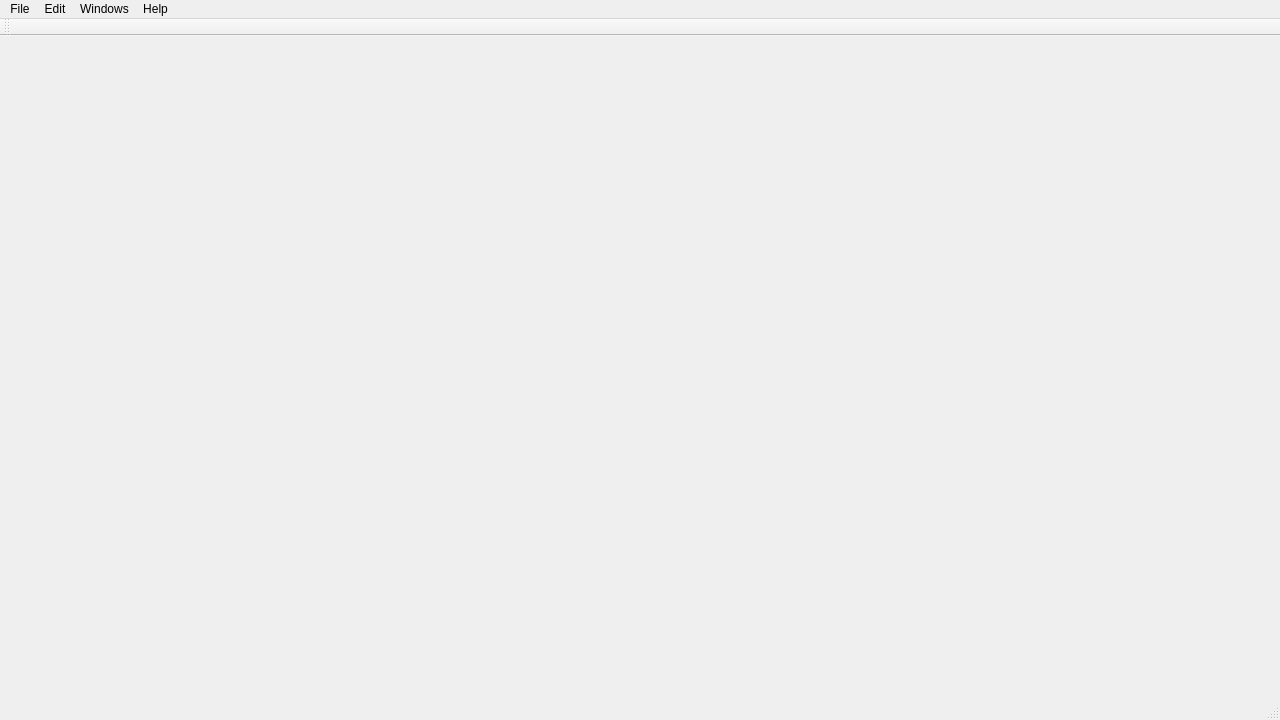
<?xml version="1.0" encoding="UTF-8"?>
<ui version="4.0">
 <class>MainWindow</class>
 <widget class="QMainWindow" name="MainWindow">
  <property name="geometry">
   <rect>
    <x>0</x>
    <y>0</y>
    <width>1280</width>
    <height>720</height>
   </rect>
  </property>
  <property name="sizePolicy">
   <sizepolicy hsizetype="Minimum" vsizetype="Minimum">
    <horstretch>0</horstretch>
    <verstretch>0</verstretch>
   </sizepolicy>
  </property>
  <property name="minimumSize">
   <size>
    <width>1280</width>
    <height>720</height>
   </size>
  </property>
  <property name="windowTitle">
   <string>MainWindow</string>
  </property>
  <widget class="QWidget" name="centralWidget">
   <layout class="QHBoxLayout" name="horizontalLayout"/>
  </widget>
  <widget class="QMenuBar" name="menuBar">
   <property name="geometry">
    <rect>
     <x>0</x>
     <y>0</y>
     <width>1280</width>
     <height>21</height>
    </rect>
   </property>
   <widget class="QMenu" name="menuFile">
    <property name="title">
     <string>File</string>
    </property>
    <addaction name="actionCreate_New_Scene"/>
    <addaction name="separator"/>
    <addaction name="actionSave_Scene"/>
    <addaction name="actionLoad_Scene"/>
    <addaction name="separator"/>
    <addaction name="actionLoad_Mesh"/>
    <addaction name="separator"/>
    <addaction name="actionExit"/>
    <addaction name="actionQt_Es_una_merda"/>
   </widget>
   <widget class="QMenu" name="menuEdit">
    <property name="title">
     <string>Edit</string>
    </property>
    <addaction name="actionUndo"/>
    <addaction name="actionRedo"/>
    <addaction name="separator"/>
    <addaction name="actionDuplicate"/>
    <addaction name="separator"/>
    <addaction name="actionDelete"/>
   </widget>
   <widget class="QMenu" name="menuHelp">
    <property name="title">
     <string>Help</string>
    </property>
    <addaction name="actionAbout"/>
   </widget>
   <widget class="QMenu" name="menuWindows">
    <property name="title">
     <string>Windows</string>
    </property>
    <addaction name="actionWindowsInspector"/>
    <addaction name="actionWindowsHierarchy"/>
    <addaction name="actionWindowsRenderer"/>
   </widget>
   <addaction name="menuFile"/>
   <addaction name="menuEdit"/>
   <addaction name="menuWindows"/>
   <addaction name="menuHelp"/>
  </widget>
  <widget class="QToolBar" name="mainToolBar">
   <attribute name="toolBarArea">
    <enum>TopToolBarArea</enum>
   </attribute>
   <attribute name="toolBarBreak">
    <bool>false</bool>
   </attribute>
  </widget>
  <widget class="QStatusBar" name="statusBar"/>
  <action name="actionCreate_New_Scene">
   <property name="text">
    <string>New Scene</string>
   </property>
  </action>
  <action name="actionSave_Scene">
   <property name="text">
    <string>Save Scene</string>
   </property>
  </action>
  <action name="actionLoad_Scene">
   <property name="text">
    <string>Load Scene</string>
   </property>
  </action>
  <action name="actionExit">
   <property name="text">
    <string>Exit</string>
   </property>
  </action>
  <action name="actionUndo">
   <property name="text">
    <string>Undo</string>
   </property>
  </action>
  <action name="actionRedo">
   <property name="text">
    <string>Redo</string>
   </property>
  </action>
  <action name="actionDelete">
   <property name="text">
    <string>Delete</string>
   </property>
  </action>
  <action name="actionAbout">
   <property name="text">
    <string>About</string>
   </property>
  </action>
  <action name="actionWindowsInspector">
   <property name="checkable">
    <bool>true</bool>
   </property>
   <property name="checked">
    <bool>true</bool>
   </property>
   <property name="text">
    <string>Inspector</string>
   </property>
  </action>
  <action name="actionWindowsHierarchy">
   <property name="checkable">
    <bool>true</bool>
   </property>
   <property name="checked">
    <bool>true</bool>
   </property>
   <property name="text">
    <string>Hierarchy</string>
   </property>
  </action>
  <action name="actionWindowsRenderer">
   <property name="checkable">
    <bool>true</bool>
   </property>
   <property name="checked">
    <bool>true</bool>
   </property>
   <property name="text">
    <string>Renderer</string>
   </property>
  </action>
  <action name="actionDuplicate">
   <property name="text">
    <string>Duplicate</string>
   </property>
  </action>
  <action name="actionLoadMesh">
   <property name="text">
    <string>LoadMesh</string>
   </property>
  </action>
  <action name="actionLoad_Mesh">
   <property name="text">
    <string>Load Mesh</string>
   </property>
  </action>
  <action name="actionPuta_Bassura_de_qUT">
   <property name="checkable">
    <bool>true</bool>
   </property>
   <property name="text">
    <string>Puta Bassura de  qUT</string>
   </property>
  </action>
  <action name="actionQt_Es_una_merda">
   <property name="text">
    <string>Qt Es una merda</string>
   </property>
  </action>
 </widget>
 <layoutdefault spacing="6" margin="11"/>
 <resources/>
 <connections/>
</ui>
